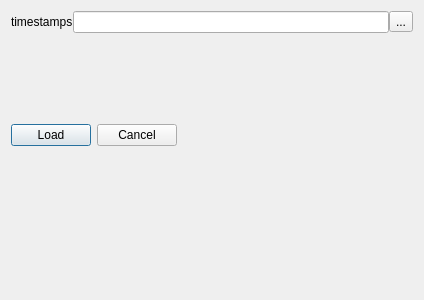
<?xml version="1.0" encoding="UTF-8"?>
<ui version="4.0">
 <class>CustomDataSelectionWidget</class>
 <widget class="QWidget" name="CustomDataSelectionWidget">
  <property name="geometry">
   <rect>
    <x>0</x>
    <y>0</y>
    <width>424</width>
    <height>300</height>
   </rect>
  </property>
  <property name="windowTitle">
   <string>CustomDataSelectionWidget</string>
  </property>
  <layout class="QFormLayout" name="formLayout">
   <item row="0" column="0" colspan="2">
    <layout class="QHBoxLayout" name="horizontalLayout_2" stretch="0,1,0">
     <property name="spacing">
      <number>0</number>
     </property>
     <item>
      <widget class="QLabel" name="label">
       <property name="text">
        <string>timestamps</string>
       </property>
      </widget>
     </item>
     <item>
      <widget class="QLineEdit" name="lineEdit">
       <property name="sizePolicy">
        <sizepolicy hsizetype="Expanding" vsizetype="Fixed">
         <horstretch>1</horstretch>
         <verstretch>0</verstretch>
        </sizepolicy>
       </property>
       <property name="minimumSize">
        <size>
         <width>100</width>
         <height>0</height>
        </size>
       </property>
       <property name="baseSize">
        <size>
         <width>100</width>
         <height>0</height>
        </size>
       </property>
       <property name="toolTip">
        <string notr="true" extracomment="Timestamps"/>
       </property>
       <property name="inputMask">
        <string notr="true"/>
       </property>
       <property name="text">
        <string notr="true"/>
       </property>
      </widget>
     </item>
     <item>
      <widget class="QToolButton" name="toolButton">
       <property name="text">
        <string>...</string>
       </property>
      </widget>
     </item>
    </layout>
   </item>
   <item row="1" column="0">
    <widget class="CustomDataSelectionWidget_Subpanel_SimpleXY" name="widget" native="true">
     <property name="sizePolicy">
      <sizepolicy hsizetype="Expanding" vsizetype="Preferred">
       <horstretch>1</horstretch>
       <verstretch>0</verstretch>
      </sizepolicy>
     </property>
     <property name="minimumSize">
      <size>
       <width>400</width>
       <height>79</height>
      </size>
     </property>
     <property name="baseSize">
      <size>
       <width>400</width>
       <height>79</height>
      </size>
     </property>
    </widget>
   </item>
   <item row="2" column="0">
    <layout class="QHBoxLayout" name="horizontalLayout">
     <item>
      <widget class="ThreadPoolPushButton" name="btnFinalizeLoad">
       <property name="text">
        <string>Load</string>
       </property>
       <property name="default">
        <bool>true</bool>
       </property>
      </widget>
     </item>
     <item>
      <widget class="QPushButton" name="btnCancel">
       <property name="text">
        <string>Cancel</string>
       </property>
      </widget>
     </item>
    </layout>
   </item>
  </layout>
 </widget>
 <customwidgets>
  <customwidget>
   <class>CustomDataSelectionWidget_Subpanel_SimpleXY</class>
   <extends>QWidget</extends>
   <header location="global">phopyqttimelineplotter.GUI.UI.CustomDataSelectionWidget.CustomDataSelectionWidget_Subpanel_SimpleXY</header>
   <container>1</container>
  </customwidget>
  <customwidget>
   <class>ThreadPoolPushButton</class>
   <extends>QPushButton</extends>
   <header location="global">silx.gui.widgets.ThreadPoolPushButton</header>
  </customwidget>
 </customwidgets>
 <resources/>
 <connections/>
</ui>
